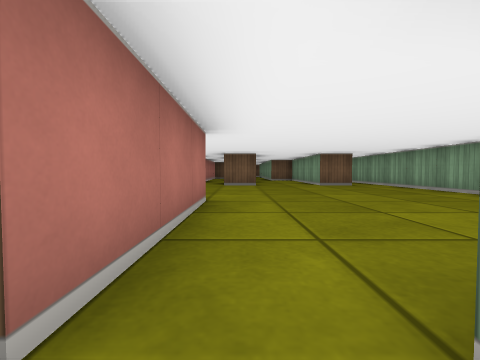
[1] (above)

21 first-person views from a walk through a cub3D ray-caster map. The camera is about half as high as the walls, tilts 2° down and sees 90° across. The floor is counted in squares. Each view is taken from the middle of a square. On the plan, view 1 faces up. The plan holds only what a view shows up to about 9 squares ahead; the rest is blank.

[2]
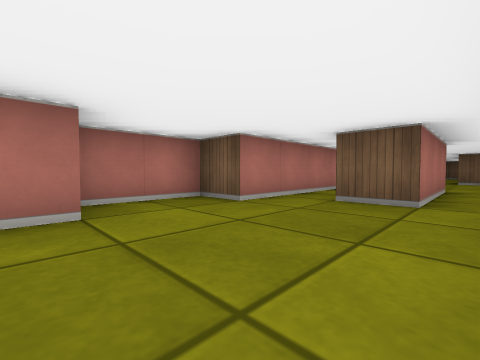

[3]
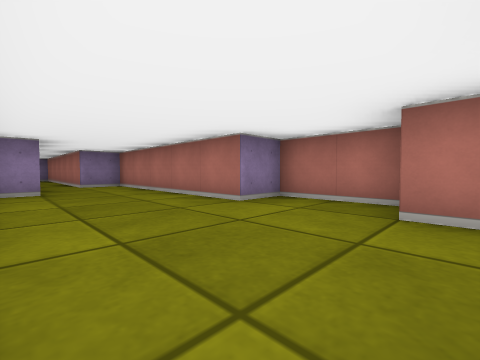

[4]
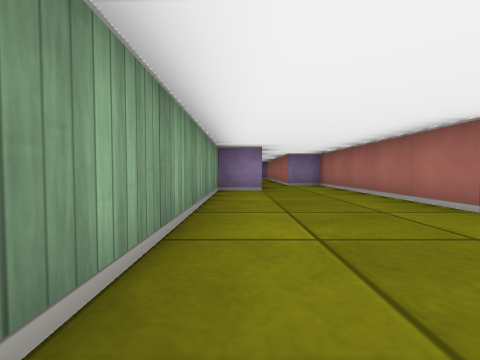

[5]
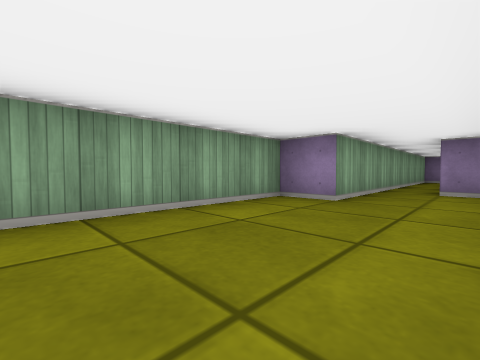

[6]
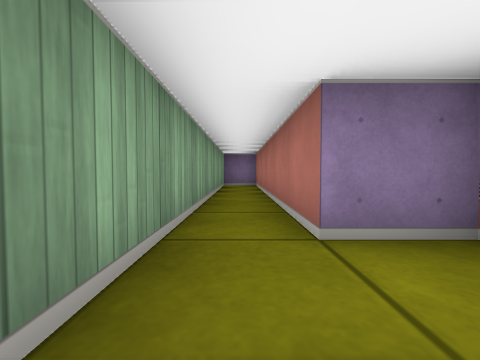

[7]
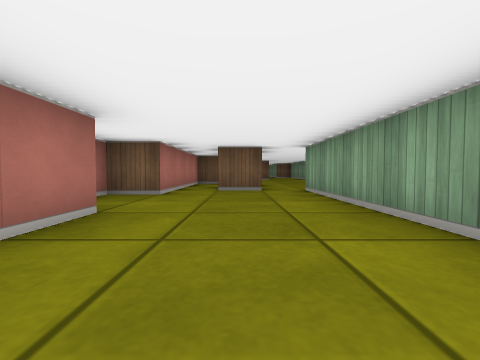

[8]
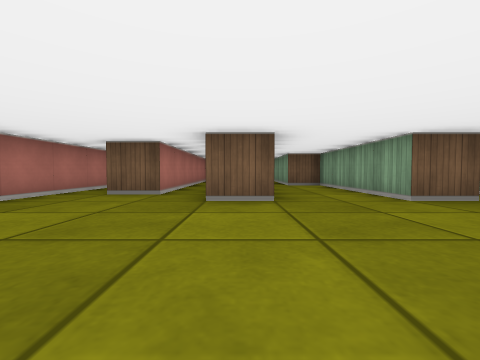

[9]
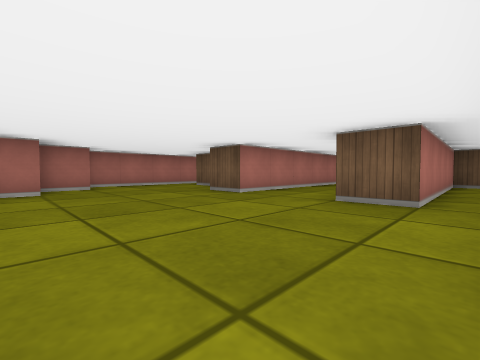

[10]
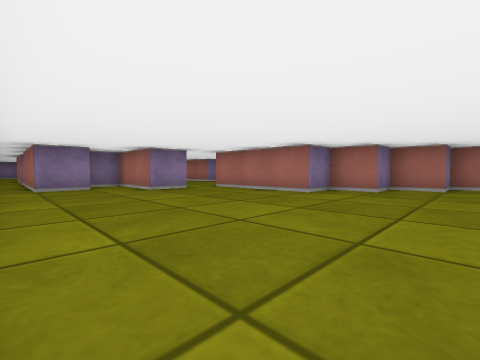

[11]
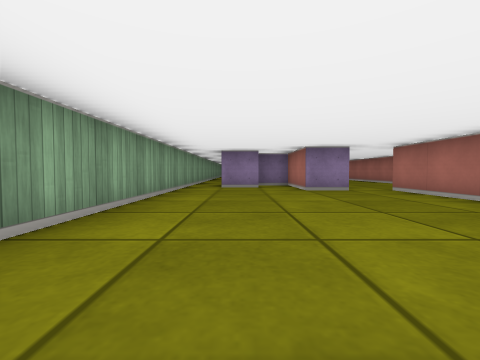

[12]
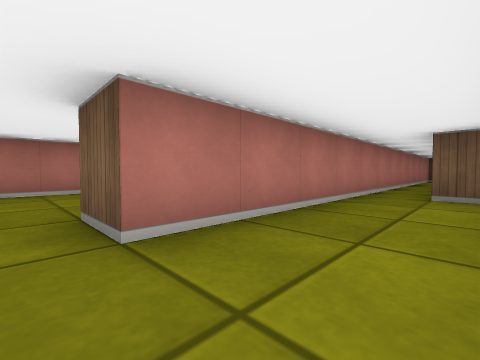

[13]
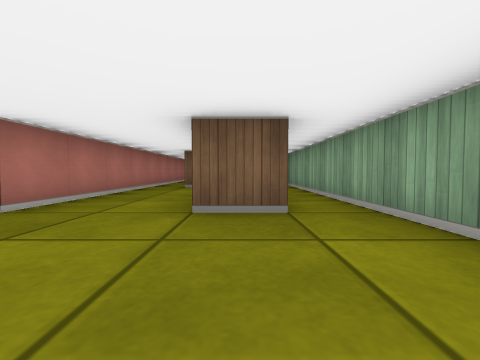

[14]
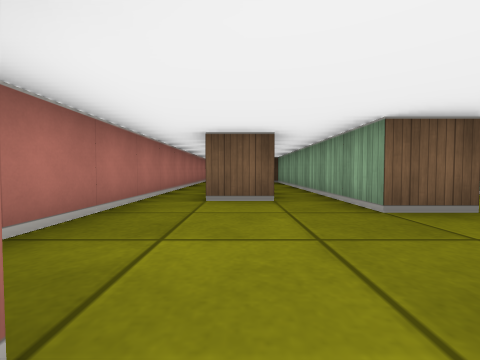

[15]
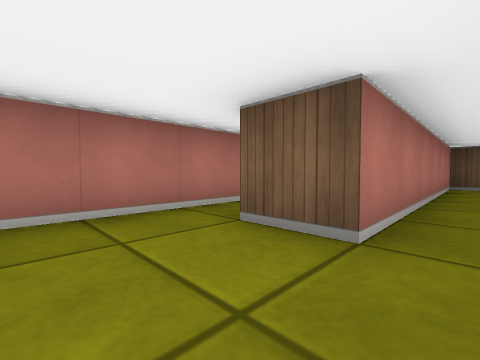

[16]
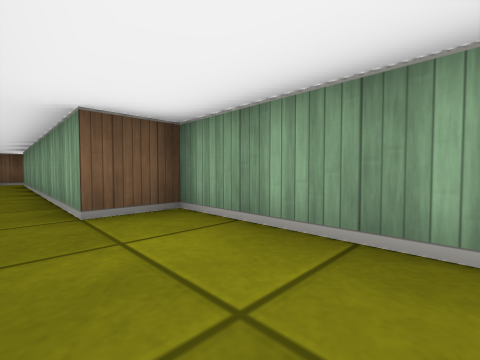

[17]
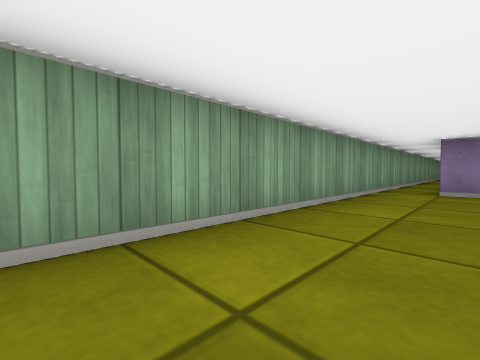

[18]
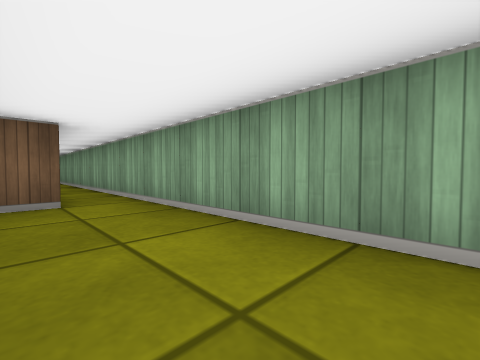

[19]
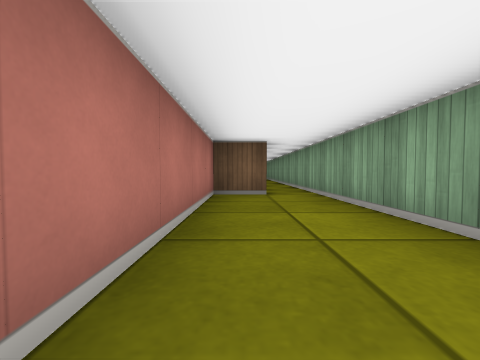

[20]
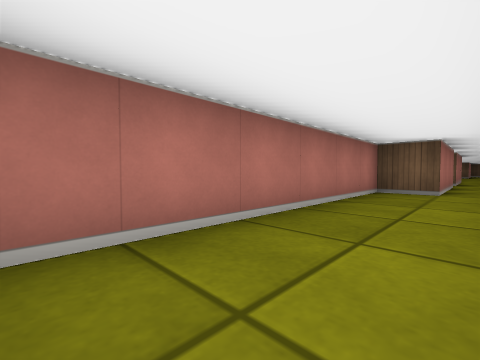

[21]
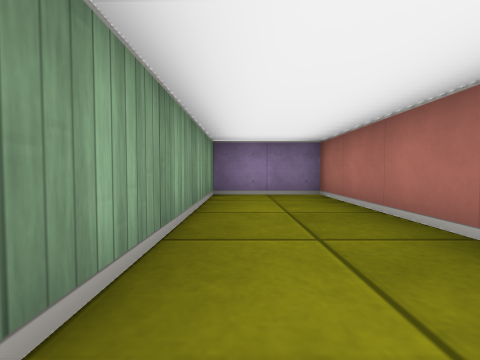

### Floor plan
Points are (right, up) in squares from view 1. A wall is a line through its corners. A room is listed if a view was taken in it or the views show most of it. See-through windows are left out.
Room 1 (views 1, 2, 3, 4, 5, 6, 7)
walls: (-0.5, 0.5) (-1.5, 0.5); (-1.8, 3.5) (-2.5, 3.5) (-2.5, -0.5) (-3.5, -0.5) (-3.5, -2.5) (-2.5, -2.5) (-2.5, -7.5) (-1.5, -7.5) (-1.5, -13.5) (-0.5, -13.5) (-0.5, -5.5) (0.5, -5.5) (0.5, 0.5)
ways out: opening at (0, 0) to room 2
Room 2 (views 8, 9, 10, 11, 12, 13, 14, 15, 16, 17)
walls: (4, 12.5) (3.5, 12.5) (3.5, 7.5) (2.5, 7.5) (2.5, 11.5) (1.5, 11.5) (1.5, 18.5); (-1, 14.5) (-1.5, 14.5) (-1.5, 8.5) (-2.5, 8.5); (-3.5, 13.9) (-3.5, 5.5) (-2.5, 5.5) (-2.5, 4.5) (-1.5, 4.5) (-1.5, 3.5) (-0.5, 3.5) (-0.5, 0.5); (0.5, 0.5) (1.5, 0.5) (1.5, -1.5) (2.5, -1.5); (0.5, 18.2) (0.5, 7.5) (-0.5, 7.5) (-0.5, 14); (2.4, -0.5) (3.5, -0.5); (4.5, -0.5) (4.5, 12.5); (1.6, 19.5) (1, 19.5)
ways out: opening at (0, 0) to room 1; opening at (4, 0)
Room 3 (views 18, 19, 20, 21)
walls: (3.5, -4.5) (3.5, -7.5) (2.5, -7.5) (2.5, -13.5) (4.5, -13.5) (4.5, -4.5)
ways out: opening at (4, -5)

Where each view was taken, in squares from view 1:
view 1: 0 up, 0 right, facing up
view 2: 3 down, 0 right, facing up-left
view 3: 0 up, 0 right, facing down-left
view 4: 0 up, 0 right, facing down
view 5: 2 down, 2 left, facing down-right
view 6: 6 down, 1 left, facing down
view 7: 5 down, 1 left, facing up
view 8: 4 up, 0 right, facing up
view 9: 4 up, 4 right, facing up-left
view 10: 6 up, 4 right, facing down-left
view 11: 6 up, 3 right, facing down
view 12: 7 up, 2 right, facing up-left
view 13: 5 up, 3 right, facing up
view 14: 5 up, 2 left, facing up
view 15: 7 up, 1 left, facing up-left
view 16: 9 up, 1 right, facing up-right
view 17: 5 up, 3 right, facing down-right
view 18: 11 down, 3 right, facing up-right
view 19: 12 down, 3 right, facing up
view 20: 13 down, 4 right, facing up-left
view 21: 9 down, 4 right, facing down
